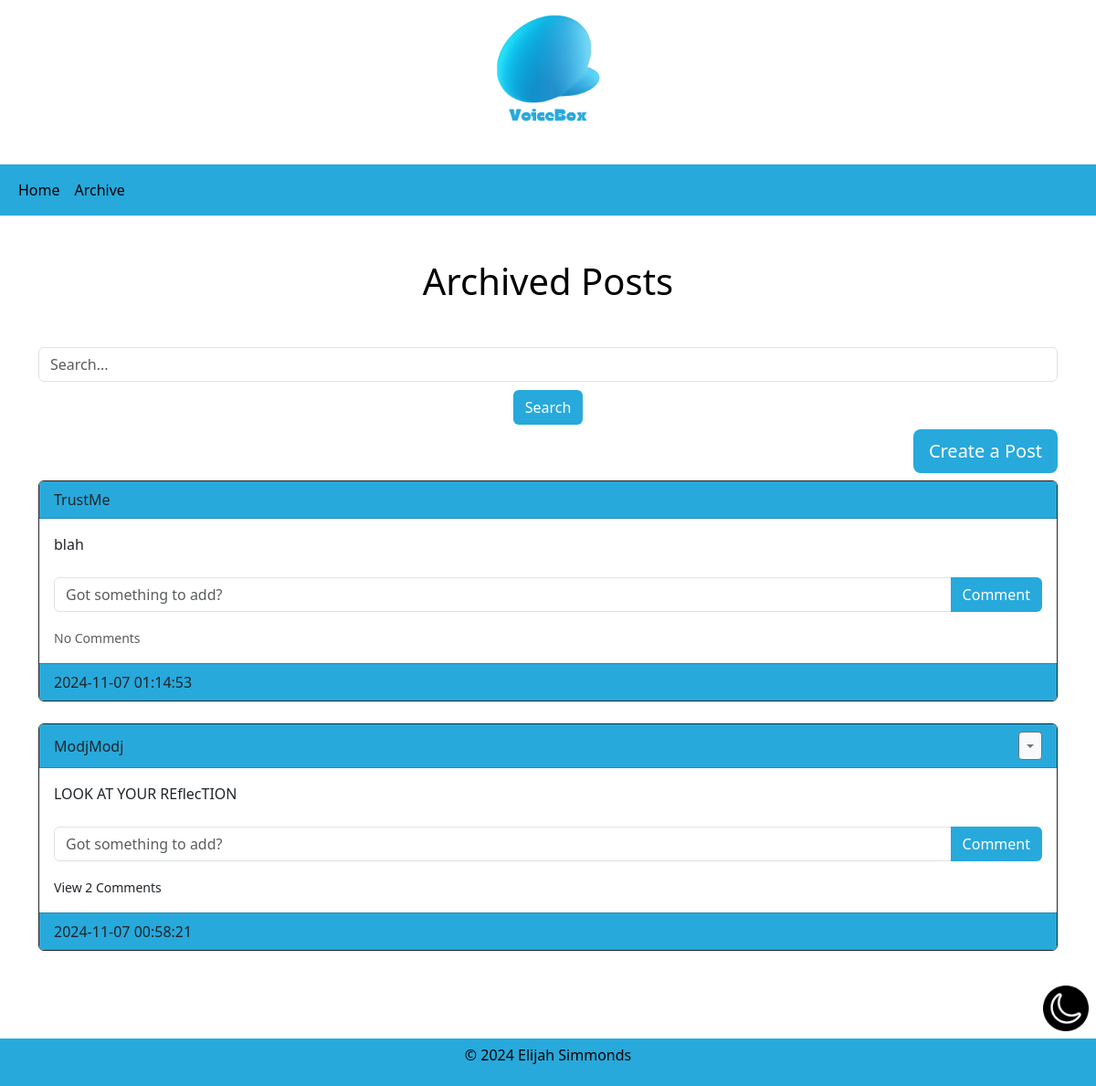
The app's page /archive (signed in), older data.
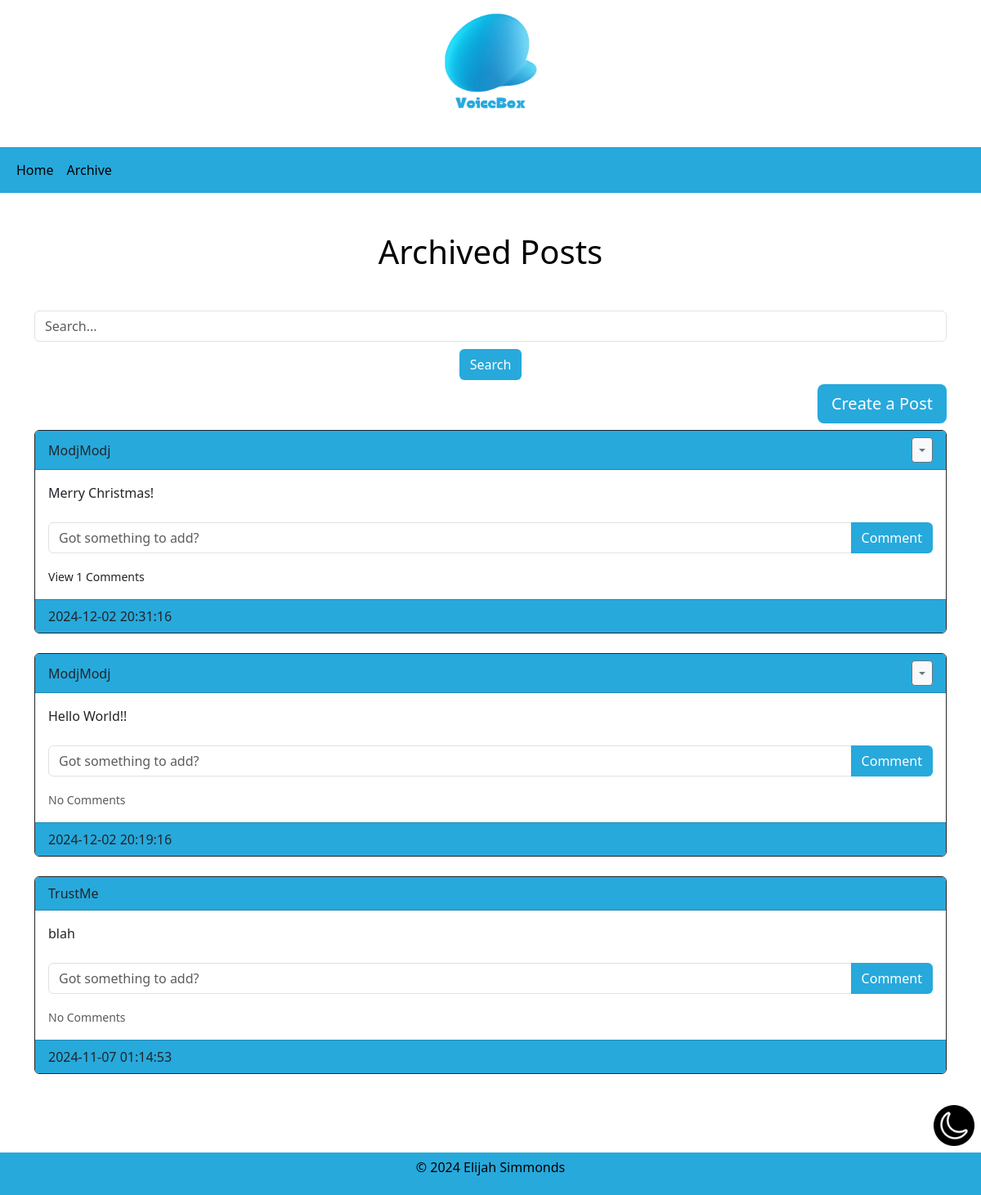
The same page, newer data.
### tables.py (models this page shows)
class Post(db.Model):
    id = db.Column(db.Integer, primary_key=True)
    text = db.Column(db.Text, nullable=False)
    date_created = db.Column(db.DateTime(timezone=True), default=func.now())
    author = db.Column(db.Integer, db.ForeignKey('user.id', ondelete="CASCADE"), nullable=False)
    comments = db.relationship('Comment', backref='post', passive_deletes=True)

class User(db.Model, UserMixin):
    id = db.Column(db.Integer, primary_key=True)
    email = db.Column(db.String(150), unique=True)
    username = db.Column(db.String(150), unique=True)
    password = db.Column(db.String(150))
    date_created = db.Column(db.DateTime(timezone=True), default=func.now())
    posts = db.relationship('Post', backref='user', passive_deletes=True)
    comments = db.relationship('Comment', backref='user', passive_deletes=True)

### views.py (the view)
@views.route("/archive")
@login_required
def archive():
    posts = Post.query.order_by(Post.date_created.desc()).all()
    return render_template("archive.html", user = current_user, posts = posts)

### __init__.py (called while the page is built)
def create_app():
    app = Flask(__name__)
    app.config["SECRET_KEY"] = "HawkI"
    app.config["SQLALCHEMY_DATABASE_URI"] = f'sqlite:///{DB_NAME}'
    db.init_app(app)
    from views import views
    from auth import auth
    app.register_blueprint(views, url_prefix="/")
    app.register_blueprint(auth, url_prefix="/")
    from tables import User, Post, Comment
    with app.app_context():
        db.create_all()
    login_manager = LoginManager()
    login_manager.login_view = "auth.login"
    login_manager.init_app(app)
    @login_manager.user_loader
    def load_user(id):
        return User.query.get(int(id))
    return app

### templates/archive.html (shortened to what this page needs)
{% extends "posts_div.html" %}
{% block header %}
<br>
Archived Posts
<form method="GET" action="{{ url_for('views.search') }}">
        <br>
        <input type="text" name="query" class="form-control" placeholder="Search...">
        <div align="center">
                <button class="btn btn-custom" type="submit">Search</button>
        </div>
</form>
<div align="right">
        <a href = "/create-post"><button type = "button" class="btn btn-custom btn-lg">Create a Post</button></a>
</div>
{% endblock %}

### templates/posts_div.html (shortened to what this page needs)
{% extends "layout.html" %}
{% block content %}
<h1 align="center">
{% block header %}{% endblock %}
</h1>
<div id="posts">
    {% for post in posts %}
    <div class="card border-dark">
            <div class="card-header d-flex justify-content-between align-items-center btn-custom">
                    <a href="/user/{{post.user.username}}" class="text-dark">{{post.user.username}}</a>
                    {%if user.id == post.author%}
                    <div class = "btn-group">
                            <button type= "button" class = "btn btn-sm btn-light btn-outline-secondary dropdown-toggle" data-toggle="dropdown"></button>
                    </div>
                    {%endif%}
            </div>
            <div class = "card-body">
                    <div class = "card-text">{{post.text}}</div>
                    <br>
                    <form class="input-group mb-3" method="POST" action="/create-comment/{{post.id}}">
                        <input type="text" name="text" id="text" class="form-control" placeholder="Got something to add?">
                        <button type = "submit" class="btn btn-custom">Comment</button>
                    </form>
                    <p class="card-text">
                    {%if post.comments|length > 0%}
                    <a data-toggle="collapse" href="#comments-{{post.id}}" role="button">
                        <small class="text-dark">View {{post.comments|length}} Comments</small>
                    </a>
                    {%else%}
                    <small class="text-muted">No Comments</small>
                    {%endif%}
                    </p>
            </div>
            <div class = "card-footer btn-custom text-dark">
                    {{post.date_created}}
            </div>
    </div>
    <br>
    {%endfor%}
</div>
{% endblock %}

Row changes from the older to the newer data that the page shows:
removed Post: user.username "ModjModj", text "LOOK AT YOUR REflecTION", comments|length "2", date_created "2024-11-07 00:58:21"
added Post: user.username "ModjModj", text "Merry Christmas!", comments|length "1", date_created "2024-12-02 20:31:16"
added Post: user.username "ModjModj", text "Hello World!!", shows "No Comments", date_created "2024-12-02 20:19:16"
